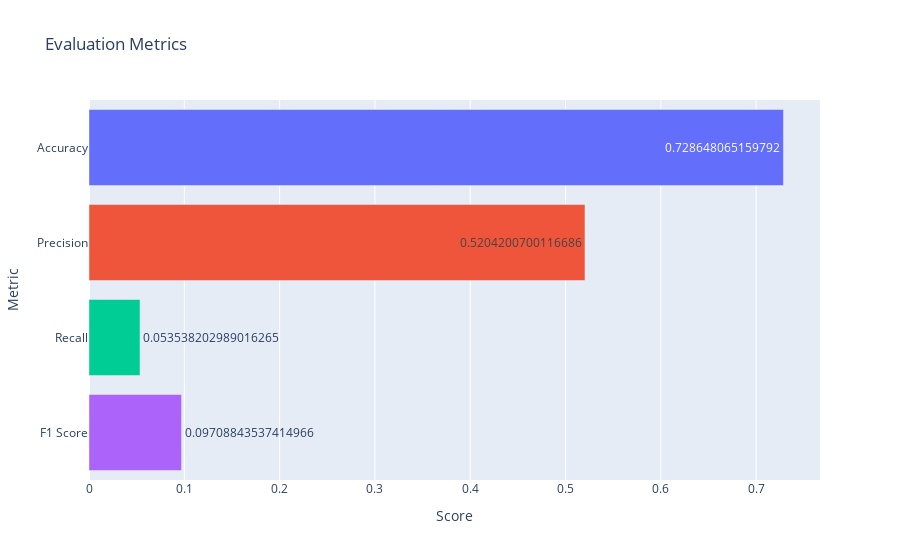

The code cell stored with this chart in its notebook:
### Code cell
accuracy = accuracy_score(y_test, y_pred)
precision = precision_score(y_test, y_pred)
recall = recall_score(y_test, y_pred)
f1 = f1_score(y_test, y_pred)

metrics_scores = {'Accuracy': accuracy, 'Precision': precision, 'Recall': recall, 'F1 Score': f1}
df_metrics = pd.DataFrame(list(metrics_scores.items()), columns=['Metric', 'Score'])

fig = px.bar(df_metrics, 
             x='Score', 
             y='Metric', 
             orientation='h', 
             color='Metric', 
             text='Score',
             title='Evaluation Metrics')

fig.update_layout(showlegend=False)

fig.show()

### Figure 1 — Plotly figure (JSON) as saved in the notebook; plotly's stock layout.template omitted (floating-point values rounded to 4 significant figures)
{"data": [{"alignmentgroup": "True", "hovertemplate": "Metric=%{y}<br>Score=%{text}<extra></extra>", "legendgroup": "Accuracy", "marker": {"color": "#636efa", "pattern": {"shape": ""}}, "name": "Accuracy", "offsetgroup": "Accuracy", "orientation": "h", "showlegend": true, "text": [0.7286], "textposition": "auto", "type": "bar", "x": [0.7286], "xaxis": "x", "y": ["Accuracy"], "yaxis": "y"}, {"alignmentgroup": "True", "hovertemplate": "Metric=%{y}<br>Score=%{text}<extra></extra>", "legendgroup": "Precision", "marker": {"color": "#EF553B", "pattern": {"shape": ""}}, "name": "Precision", "offsetgroup": "Precision", "orientation": "h", "showlegend": true, "text": [0.5204], "textposition": "auto", "type": "bar", "x": [0.5204], "xaxis": "x", "y": ["Precision"], "yaxis": "y"}, {"alignmentgroup": "True", "hovertemplate": "Metric=%{y}<br>Score=%{text}<extra></extra>", "legendgroup": "Recall", "marker": {"color": "#00cc96", "pattern": {"shape": ""}}, "name": "Recall", "offsetgroup": "Recall", "orientation": "h", "showlegend": true, "text": [0.05354], "textposition": "auto", "type": "bar", "x": [0.05354], "xaxis": "x", "y": ["Recall"], "yaxis": "y"}, {"alignmentgroup": "True", "hovertemplate": "Metric=%{y}<br>Score=%{text}<extra></extra>", "legendgroup": "F1 Score", "marker": {"color": "#ab63fa", "pattern": {"shape": ""}}, "name": "F1 Score", "offsetgroup": "F1 Score", "orientation": "h", "showlegend": true, "text": [0.09709], "textposition": "auto", "type": "bar", "x": [0.09709], "xaxis": "x", "y": ["F1 Score"], "yaxis": "y"}], "layout": {"barmode": "relative", "legend": {"title": {"text": "Metric"}, "tracegroupgap": 0}, "showlegend": false, "title": {"text": "Evaluation Metrics"}, "xaxis": {"anchor": "y", "domain": [0, 1], "title": {"text": "Score"}}, "yaxis": {"anchor": "x", "categoryarray": ["F1 Score", "Recall", "Precision", "Accuracy"], "categoryorder": "array", "domain": [0, 1], "title": {"text": "Metric"}}}}
